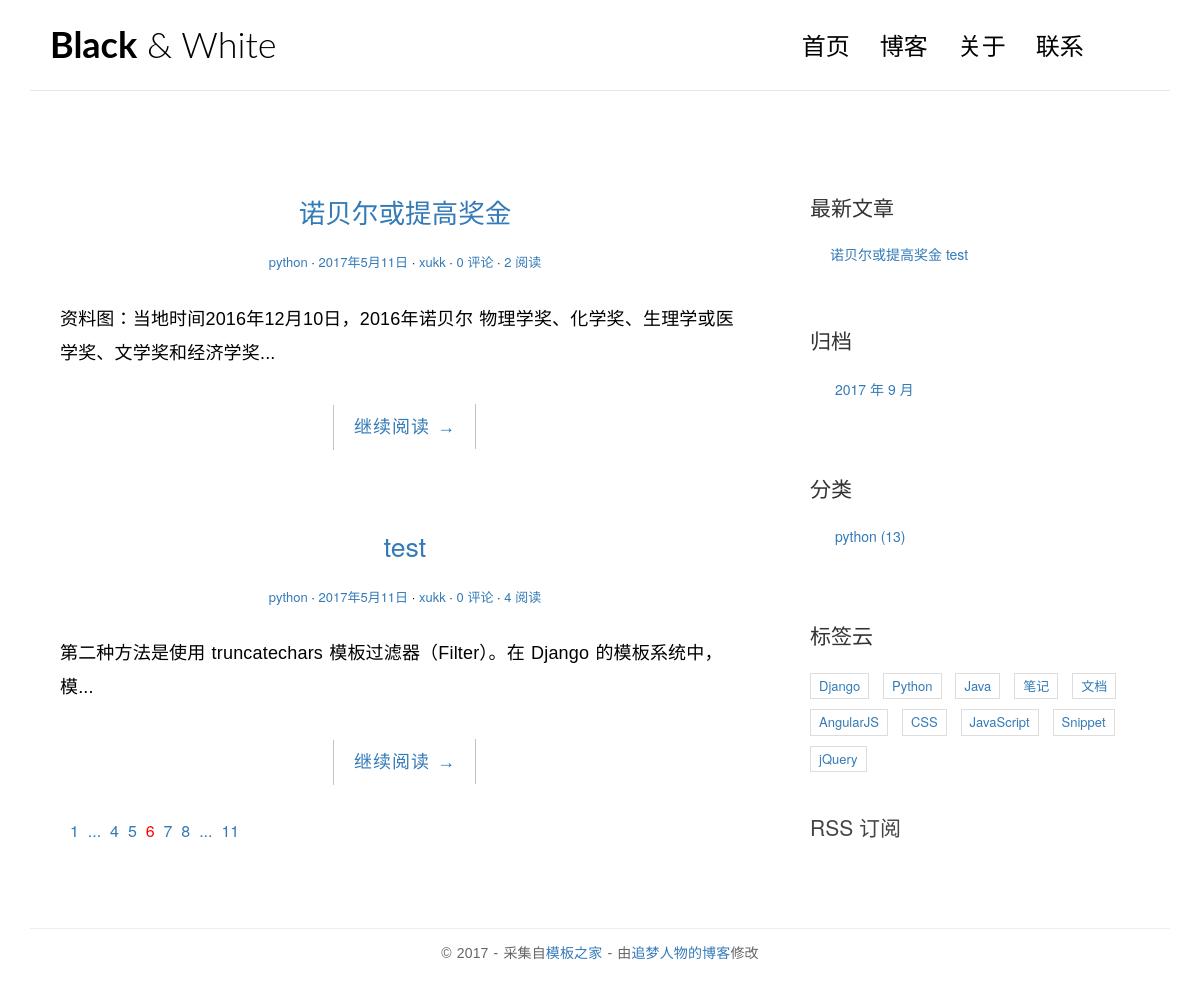
Before: / with the older database file.
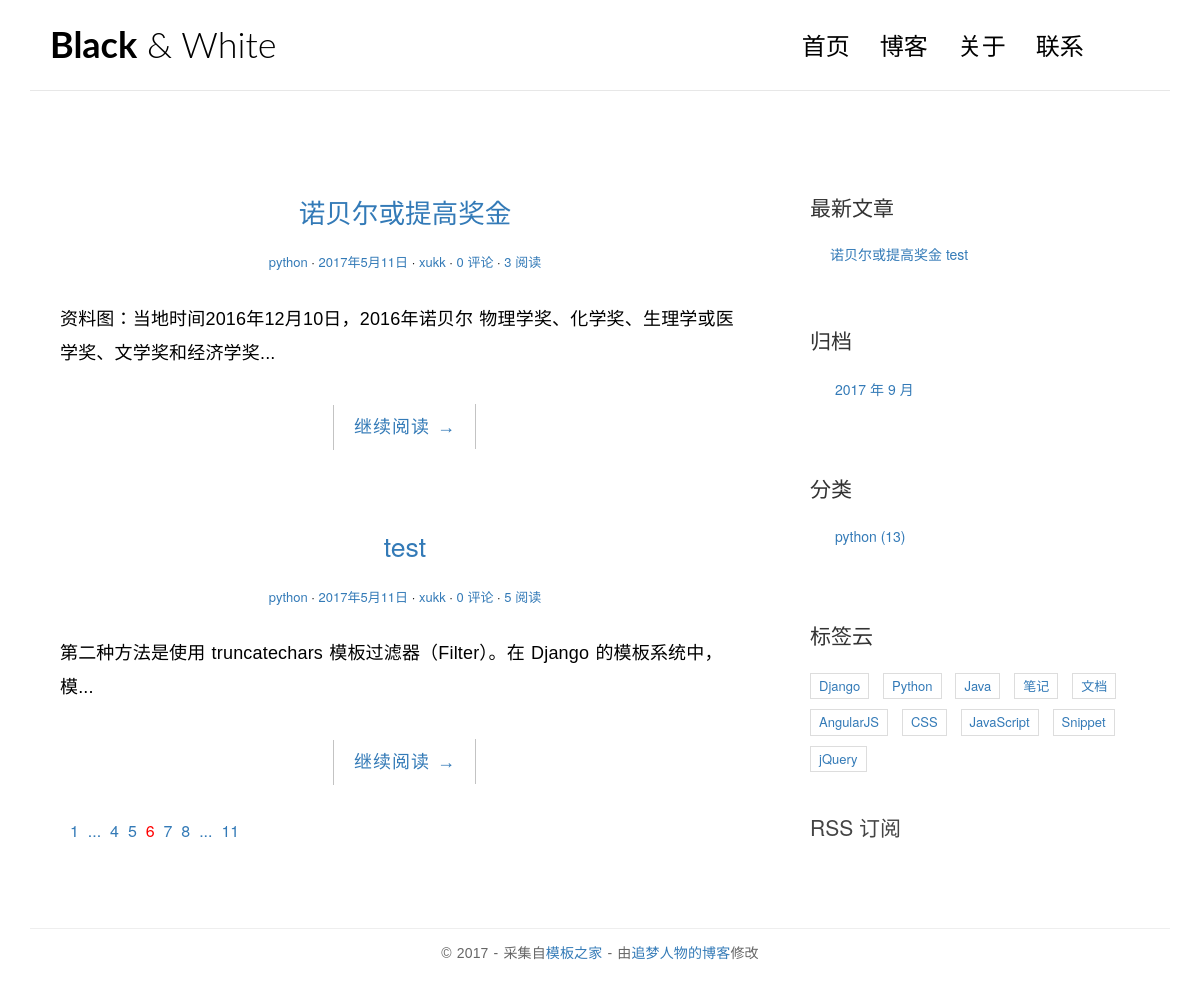
After: the same page with the newer database file.
### blog/models.py (models this page shows, shortened)
@python_2_unicode_compatible
class Post(models.Model):
    title = models.CharField(max_length=70)
    body = models.TextField()
    created_time = models.DateTimeField()
    modified_time = models.DateTimeField()
    excerpt = models.CharField(max_length=200, blank=True)
    category = models.ForeignKey(Category)
    tags = models.ManyToManyField(Tag, blank=True)
    author = models.ForeignKey(User)
    views = models.PositiveIntegerField(default=0)
    def get_absolute_url(self):
        return reverse('blog:detail', kwargs={'pk': self.pk})
    class Meta:
        ordering = ['-created_time']

@python_2_unicode_compatible
class Category(models.Model):
    name = models.CharField(max_length=100)

### blog/views.py (the view)
# urls.py: url(r'^$', views.IndexView.as_view(), name='index'),
class IndexView(ListView):
    model = Post
    template_name = 'blog/index.html'
    context_object_name = 'post_list'

### blog/templatetags/blog_tags.py (called while the page is built)
@register.simple_tag
def get_recent_posts(num=5):
    return Post.objects.all().order_by('-created_time')[:num]

@register.simple_tag
def archives():
    return Post.objects.dates('created_time', 'month', order='DESC')

@register.simple_tag
def get_categories():
    return Category.objects.all()

### templates/blog/index.html
{% extends 'base.html' %}
{% block main %}
    {% for post in post_list %}
    <article class="post post-{{ post.pk }}">
        <header class="entry-header">
            <h1 class="entry-title">
                <a href="{{ post.get_absolute_url }}">{{ post.title }}</a>
            </h1>
            <div class="entry-meta">
                <span class="post-category"><a href="#">{{ post.category.name }}</a></span>
                <span class="post-date"><a href="#"><time class="entry-date"
                                                            datetime="{{ post.created_time }}">2017年5月11日</time></a></span>
                <span class="post-author"><a href="#">{{ post.author }}</a></span>
                <span class="comments-link"><a href="#">{{ post.comment_set.count }} 评论</a></span>
                <span class="views-count"><a href="{{ post.get_absolute_url }}">{{ post.views }} 阅读</a></span>
            </div>
        </header>
        <div class="entry-content clearfix">
            <p>{{ post.excerpt }}...</p>
            <div class="read-more cl-effect-14">
                <a href="{{ post.get_absolute_url }}" class="more-link">继续阅读 <span class="meta-nav">→</span></a>
            </div>
        </div>
    </article>
    {% empty %}
        <div class="<no-post>">暂时还没有发布的文章！</div>
    {% endfor %}
    <div class="pagination">
        <ul>
            <li><a href="">1</a></li>
            <li><a href="">...</a></li>
            <li><a href="">4</a></li>
            <li><a href="">5</a></li>
            <li class="current"><a href="">6</a></li>
            <li><a href="">7</a></li>
            <li><a href="">8</a></li>
            <li><a href="">...</a></li>
            <li><a href="">11</a></li>
        </ul>
    </div>
{% endblock main %}

### templates/base.html (shortened to what the changed rows need)
{% load staticfiles %}
{% load blog_tags %}
<!DOCTYPE html>
<html>
<head>
    <link rel="stylesheet" href="http://code.ionicframework.com/ionicons/2.0.1/css/ionicons.min.css">
    <link rel="stylesheet" href="{% static 'blog/css/pace.css' %}">
    <link rel="stylesheet" href="{% static 'blog/css/custom.css' %}">
    <link rel="stylesheet" href="{% static 'blog/css/highlights/github.css' %}">
    <link href="https://cdn.bootcss.com/bootstrap/3.3.7/css/bootstrap.min.css" rel="stylesheet">
</head>
<body>
<div class="container">
    <header id="site-header">
        <div class="row">
            <div class="col-md-4 col-sm-5 col-xs-8">
                <div class="logo">
                    <h1><a href="{% url 'blog:index' %}"><b>Black</b> &amp; White</a></h1>
                </div>
            </div>
        </div>
    </header>
</div>
<div class="content-body">
    <div class="container">
        <div class="row">
            <main class="col-md-8">
                {% block main %}
                {% endblock main %}
            </main>
            <aside class="col-md-4">
                <div class="widget widget-recent-posts">
                    <ul>
                    {% get_recent_posts as recent_post_list %}
                        {% for post in recent_post_list %}
                            <a href="{{ post.get_absolute_url }}">{{ post.title }}</a>
                        {% empty %}
                        暂无文章！
                        {% endfor %}
                    </ul>
                </div>
                    {% archives as date_list %}
                    {% get_categories as category_list %}
            </aside>
        </div>
    </div>
</div>
</body>
</html>

Changed rows visible on the page:
changed Post "诺贝尔或提高奖金": views "2" → "3"
changed Post "test": views "4" → "5"
